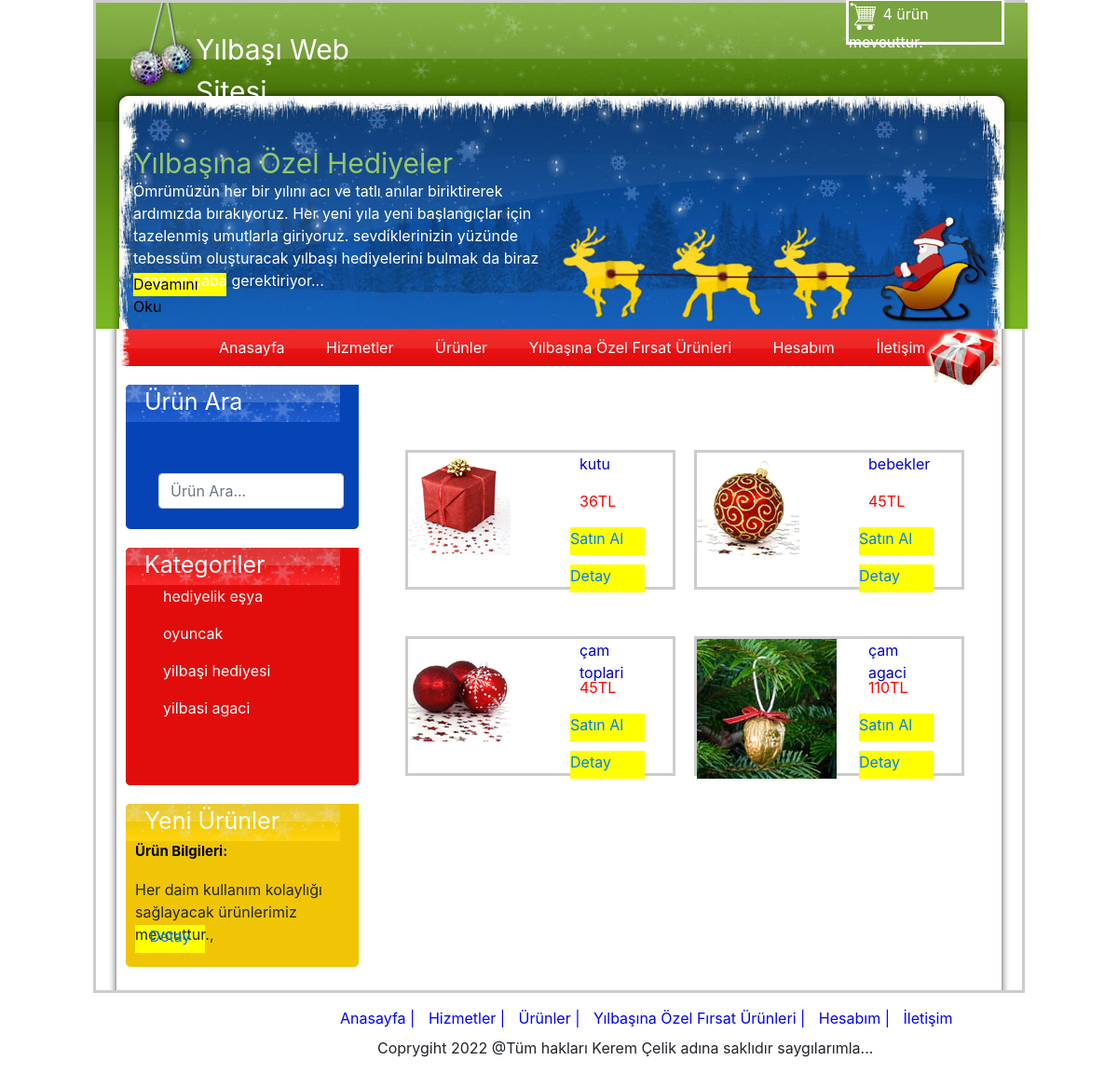
The app's page /PhpWebUygulama/index.php with its own data.
### tables this page shows
CREATE TABLE `magaza` (
  `katId` int(35) NOT NULL,
  `katAdi` varchar(35) NOT NULL,
  `urunAdi` varchar(35) NOT NULL,
  `urunFiyat` int(35) NOT NULL,
  `urunResim` varchar(35) NOT NULL
);

### PhpWebUygulama/index.php (the view, shortened to what this page needs)
<!DOCTYPE html>
<html>
<head>
<link rel="stylesheet" type="text/css" href="stil.css">
    <link rel="stylesheet" href="https://stackpath.bootstrapcdn.com/bootstrap/4.1.1/css/bootstrap.min.css">
</head>
<body>
<div id="genel">
   <div id="baslik">
   <div id="baslikUst">
   <div id="baslikUstBaslik">Yılbaşı Web Sitesi</div>
   <div id="baslikUstSag">
   <img  src="images/shoppingcart.gif" />
<?php
$servername="localhost";
	 $username="root";
	 $password="";
	 $dbname="webproje";
	 $conn=mysqli_connect($servername,$username,$password,$dbname);
	 $sql="SELECT * FROM magaza";
$sonuc= mysqli_query($conn, $sql);
$adet=mysqli_num_rows($sonuc);
echo $adet;
?>
   ürün mevcuttur.
   </div>
   </div>
   <div id="baslikAlt">
   <div id="baslikAltdiv">
   <div id="baslikİc1">Yılbaşına Özel  Hediyeler</div>
   <div id="baslikİc2">Ömrümüzün her bir yılını acı ve tatlı anılar biriktirerek ardımızda bırakıyoruz. Her yeni yıla yeni başlangıçlar için tazelenmiş umutlarla giriyoruz.
   sevdiklerinizin yüzünde tebessüm oluşturacak yılbaşı hediyelerini bulmak da biraz özen ve çaba gerektiriyor... </div>
   <div id="view"><a href="#">Devamını Oku</a></div>
   </div>
   </div>
  </div>
   <div class="menu">
   <ul>
   <li><a href="#">Anasayfa </a></li>
   <li><a href="#">Hizmetler </a></li>
   <li><a href="#">Ürünler </a></li>
   <li><a href="#">Yılbaşına Özel Fırsat Ürünleri </a></li>
   <li><a href="#">Hesabım </a></li>
   <li><a href="#">İletişim </a></li>
   </ul>
   </div>
   <div id="orta">
   <div id="ortaSol">
   <div id="ortaSol1">
   <div id="ortaSol1Ust1">Ürün Ara</div>
   <div id="ortaSol1Form">
   <div class="container">
        <div class="row">
          <div class="col-11 search-box">
            <input type="text" class="form-control" autocomplete="off" placeholder="Ürün Ara..." />
          </div>
        </div>
      </div>
   </div>
   </div>
   <div id="footer1"></div>
   <div id="ortaSol2">
   <div id="ortaSol2Ust">Kategoriler</div>
   <div id="ortaSol2Orta">
     <?php
	 $servername="localhost";
	 $username="root";
	 $password="";
	 $dbname="webproje";
	 $conn=mysqli_connect($servername,$username,$password,$dbname);
	 $sql="SELECT * FROM magaza";
$sonuc= mysqli_query($conn, $sql);
if(mysqli_num_rows($sonuc)>0)
{
	while($cek= mysqli_fetch_assoc($sonuc)){
	 echo"<ul>";
				 echo '<li><a href="#">'.$cek['katAdi'].'</a></li>';
				 echo"</ul>";
	}
}
else
{
		echo "hata kodu".mysqli_error($conn);
}
	 ?>
   </div>
   </div>
    <div id="footer2"></div>
   <div id="ortaSol3">
   <div id="ortaSol3Ust">Yeni Ürünler</div>
   <div id="contentw3">
   <div id="yazi1">Ürün Bilgileri:</div>
   <div id="yazi2">Her daim kullanım kolaylığı sağlayacak ürünlerimiz mevcuttur.,</div>
   <div id="yazi3"><a href="#">Detay<a /></div>
   </div>
   </div>
    <div id="footer3"></div>
</div>
<div id="ortaSag">
<?php
	 $conn=mysqli_connect($servername,$username,$password,$dbname);
if (isset($_REQUEST['term'])) {
        $term = $_REQUEST['term'];
       	 $sql="SELECT * FROM magaza WHERE urunAdi LIKE '%".$term."%'";
}
else
{
	 $sql="SELECT  * FROM magaza";
}
		$sonuc= mysqli_query($conn, $sql);
if(mysqli_num_rows($sonuc)>0)
{
	while($cek= mysqli_fetch_assoc($sonuc)){
	echo "<div class='kutu1'>";
echo "<div class='resim1'> <img src='images/".$cek['urunResim']."' /></div>";
echo "<div class='kutu1Baslik'>".$cek['urunAdi']."</div>";
echo "<div class='kutu1Fiyat'>".$cek['urunFiyat']."TL</div>";
echo "<div class='box1'><a href='#'>Satın Al</a></div>";
echo "<div class='box2'><a href='#'>Detay</a></div>";
echo "</div>";
	}
}
else
{
		echo "hata kodu".mysqli_error($conn);
}
?>
</div>
<div class="enAlt">
 <ul>
   <li><a href="#">Anasayfa |</a></li>
   <li><a href="#">Hizmetler |</a></li>
   <li><a href="#">Ürünler |</a></li>
   <li><a href="#">Yılbaşına Özel Fırsat Ürünleri |</a></li>
   <li><a href="#">Hesabım |</a></li>
   <li><a href="#">İletişim</a></li>
   </ul>
<p class="enAltYazi">Coprygiht 2022 @Tüm hakları Kerem Çelik adına saklıdır saygılarımla...</p>
</div>
</div>
</body>
</html>

### PhpWebUygulama/stil.css (style rules this page uses)
body { background-color:White; }
#genel { width:1000px; margin:0px auto; border-style:solid; border-color:#CCCCCC; }
#baslik { width:1000px; height:350px; background-image:url(images/templatemo_main_background.gif); }
#baslikUst { width:970px; height:100px; background-image:url(images/templatemo_top_panel_background.jpg); margin:0px auto; }
#baslikUstBaslik { width:250px; height:65px; padding-top:28px; font-size:30px; text-align:left; color:White; margin-left:92px; }
#baslikUstSag { float:right; width:170px; height:50px; background-color:#79a33e; color:white; border-style:solid; border-color:white; margin-top:-70px; margin-right:10px; }
#baslikAlt { width:970px; height:250px; margin:0px auto; background-image:url(images/templatemo_banner_background.jpg); }
#baslikAltdiv { width:450px; height:230px; padding-top:50px; margin-left:25px; }
#baslikİc1 { width:450px; height:40px; font-size:30px; color:#95c66d; }
#baslikİc2 { width:450px; height:70px; color:White; }
#view { width:100px; height:25px; background-color:Yellow; margin-top:30px; }
#view a { text-decoration:none;color:Black; }
.menu { width:970px; height:60px; background-image:url(images/templatemo_menu_background.gif); margin:0px auto; }
.menu ul { list-style-type:none; margin:0px; margin-left:60px; }
.menu li { display:inline-block; margin-right:20px; margin-left:20px; line-height:40px; }
.menu li a { color:White; text-decoration:none; }
#orta { width:970px; height:650px; margin:0px auto; background-image:url(images/templatemo_content_background.gif); background-repeat:repeat-y; }
#ortaSol { width:250px; margin-left:20px; height:640px; float:left; }
#ortaSol1 { width:250px; height:150px; background-color:#0644b5; }
#ortaSol1Ust1 { width:230px; height:40px; color:White; font-size:25px; padding-left:20px; background-image:url(images/templatemo_blue_title_background.gif); }
#ortaSol1Form { width:250px; height:110px; margin-top:30px; margin-left:20px; }
#footer1 { width:250px; height:5px; background-image:url(images/templatemo_blue_panel_bottom.gif); }
#ortaSol2 { margin-top:20px; width:250px; height:250px; background-color:#e10d0c; }
#ortaSol2Ust { width:230px; height:40px; color:White; font-size:25px; padding-left:20px; background-image:url(images/templatemo_red_title_background.gif); }
#ortaSol2Orta { width:250px; height:190px; }
#ortaSol2Orta li { list-style-type:none; }
#ortaSol2Orta a { text-decoration:none; color:White; }
#footer2 { width:250px; height:5px; background-image:url(images/templatemo_red_panel_bottom.gif); }
#ortaSol3 { margin-top:20px; width:250px; height:170px; background-color:#f0c505; }
#ortaSol3Ust { width:230px; height:40px; color:White; font-size:25px; padding-left:20px; background-image:url(images/templatemo_yellow_title_background.gif); }
#yazi1 { width:250px; height:40px; color:black; font-weight:bold; font-size:15px; margin-left:10px; }
#yazi2 { width:250px; height:50px; margin-left:10px; }
#yazi3 { width:75px; text-align:center; height:30px; background-color:Yellow; margin-left:10px; }
#yazi3 a { text-decoration:none; }
#footer3 { width:250px; height:5px; background-image:url(images/templatemo_yellow_panel_bottom.gif); }
#ortaSag { float:left; margin-left:30px; margin-top:20px; width:630px; }
.kutu1 { width:290px; height:150px; border-style:solid; border-color:#CCC; float:left; margin-top:50px; margin-left:20px; }
.resim1 { float:left; margin-right:30px; width:120px; height:120px; }
.kutu1Baslik { color:#00C; float:right; margin-right:30px; width:70px; height:30px; }
.kutu1Fiyat { color:red; float:right; width:70px; height:30px; clear:both; margin-right:30px; margin-top:-80px; }
.box1 { background-color:yellow; float:right; width:80px; height:30px; margin-top:-40px; margin-right:30px; }
.box2 { background-color:yellow; float:right; width:80px; height:30px; margin-right:30px; }
.enAlt { width:750px; height:80px; float:left; margin-top:20px; margin-left:200px; }
.enAlt ul { list-style-type:none; margin:0px; }
.enAlt li { display:inline-block; margin-left:10px; line-height:40px; }
.enAlt li a { color:blue; text-decoration:none; }
.enAltYazi { float:left; margin-left:90px; }
.search-box { margin-top: 10%; }

### records on screen
magaza: katAdi "hediyelik eşya", urunResim (picture), urunAdi "kutu", urunFiyat "36"
magaza: katAdi "oyuncak", urunResim (picture), urunAdi "bebekler", urunFiyat "45"
magaza: katAdi "yilbaşi hediyesi", urunResim (picture), urunAdi "çam toplari", urunFiyat "45"
magaza: katAdi "yilbasi agaci", urunResim (picture), urunAdi "çam agaci", urunFiyat "110"

### other values on screen
$adet "4"
